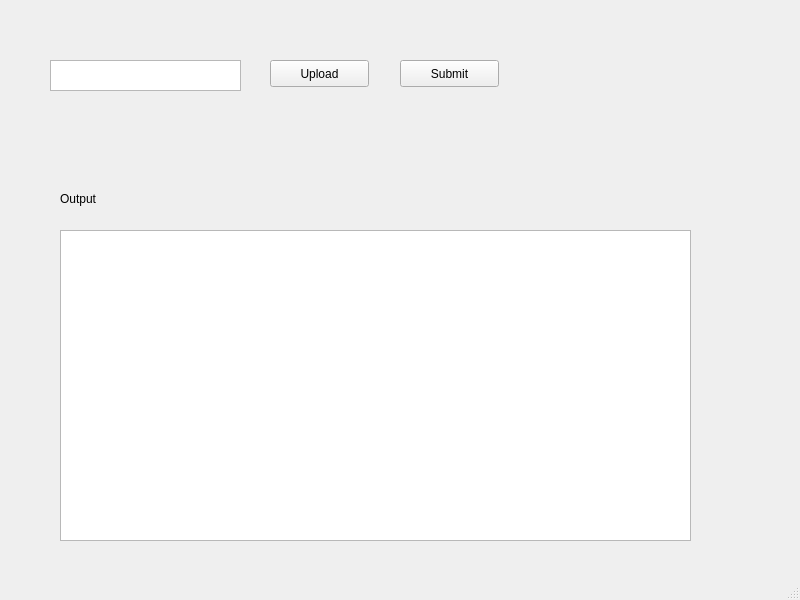
<?xml version="1.0" encoding="UTF-8"?>
<ui version="4.0">
 <class>MainWindow</class>
 <widget class="QMainWindow" name="MainWindow">
  <property name="geometry">
   <rect>
    <x>0</x>
    <y>0</y>
    <width>800</width>
    <height>600</height>
   </rect>
  </property>
  <property name="windowTitle">
   <string>MainWindow</string>
  </property>
  <widget class="QWidget" name="centralwidget">
   <widget class="QPushButton" name="pushButton">
    <property name="geometry">
     <rect>
      <x>270</x>
      <y>60</y>
      <width>99</width>
      <height>27</height>
     </rect>
    </property>
    <property name="text">
     <string>Upload</string>
    </property>
   </widget>
   <widget class="QPushButton" name="pushButton_2">
    <property name="geometry">
     <rect>
      <x>400</x>
      <y>60</y>
      <width>99</width>
      <height>27</height>
     </rect>
    </property>
    <property name="text">
     <string>Submit</string>
    </property>
   </widget>
   <widget class="QLabel" name="label">
    <property name="geometry">
     <rect>
      <x>60</x>
      <y>190</y>
      <width>68</width>
      <height>17</height>
     </rect>
    </property>
    <property name="text">
     <string>Output</string>
    </property>
   </widget>
   <widget class="QTextBrowser" name="textBrowser">
    <property name="geometry">
     <rect>
      <x>60</x>
      <y>230</y>
      <width>631</width>
      <height>311</height>
     </rect>
    </property>
   </widget>
   <widget class="QTextEdit" name="textEdit">
    <property name="geometry">
     <rect>
      <x>50</x>
      <y>60</y>
      <width>191</width>
      <height>31</height>
     </rect>
    </property>
   </widget>
  </widget>
  <widget class="QMenuBar" name="menubar">
   <property name="geometry">
    <rect>
     <x>0</x>
     <y>0</y>
     <width>800</width>
     <height>25</height>
    </rect>
   </property>
  </widget>
  <widget class="QStatusBar" name="statusbar"/>
 </widget>
 <resources/>
 <connections/>
</ui>
